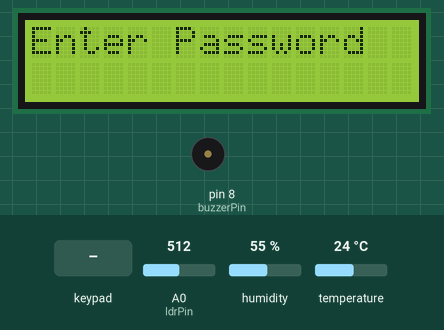
This sketch was run on a simulated Arduino Uno, built with avr-gcc and run on an emulated ATmega328P. On the bench: 16×2 character LCD, buzzer (waves = sounding). The inputs (shaded band) are chosen by the test bench; at power-on: A0 (ldrPin) = 512, humidity 55 %, temperature 24 °C. EEPROM starts erased.

Above: at 1.2 s.
1.3 s: keypad keys * * * * # pressed 0.4 s apart
At 2.4 s:
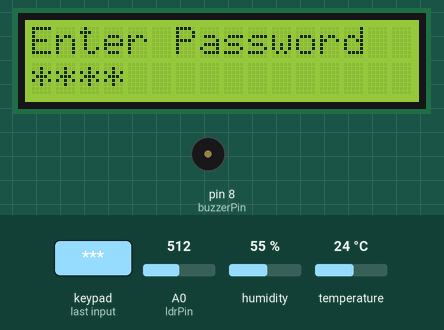
5.9 s: key '1' pressed
At 6.9 s:
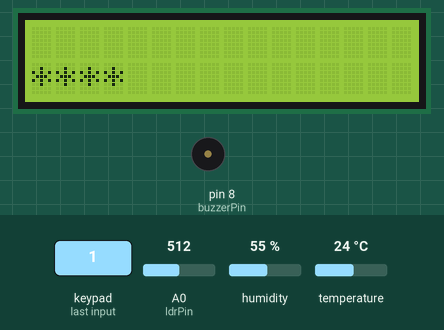
7.4 s: key '#' pressed
At 9.8 s:
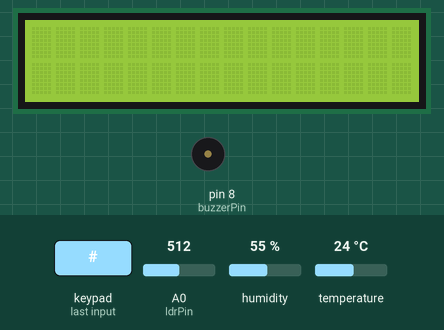
10.4 s: keypad keys 1 2 3 4 # pressed 0.4 s apart
At 13.5 s:
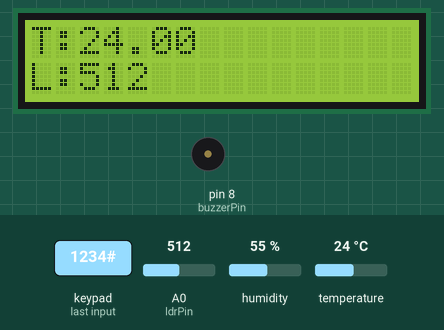
Timing chart, 0 to 15.0 s (numbered marks = the images above; inputs shaded):
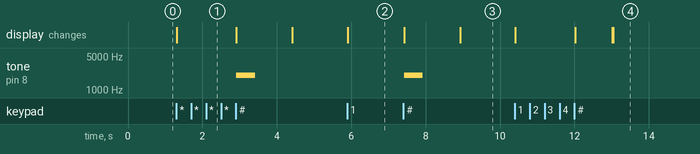

Measured:
- after the input at 1.3 s, tone on pin 8 (buzzerPin): silent → 2000 Hz after 1.6 s, → silent 0.50 s later; the display: changes at once (image 1)
- after the input at 5.9 s, the display: changes at once (image 2)
- after the input at 7.4 s, tone on pin 8 (buzzerPin): silent → 2000 Hz at once, → silent 0.50 s later; the display: first changes at once (image 3 shows a later state)
- after the input at 10.4 s, the display: first changes at once (image 4 shows a later state)

The sketch:

code.ino
```cpp
#include <Keypad.h>
#include <LiquidCrystal_I2C.h>
#include <DHT.h>
#include <EEPROM.h>
#define DHTPIN 4
#define DHTTYPE DHT22
#define ldrPin A0
#define ledPin 7
#define buzzerPin 8
DHT dht(DHTPIN, DHTTYPE);
LiquidCrystal_I2C lcd(0x27, 16, 2);
const byte ROWS = 4;
const byte COLS = 4;

char keys[ROWS][COLS] = {
  {'1','2','3','A'},
  {'4','5','6','B'},
  {'7','8','9','C'},
  {'*','0','#','D'}
};

byte rowPins[ROWS] = {9, 8, 7, 6};
byte colPins[COLS] = {5, 4, 3, 2};
Keypad keypad = Keypad(makeKeymap(keys), rowPins, colPins, ROWS, COLS);
String input = "";
String storedPassword = "";
bool loggedIn = false;

void setup() {
  lcd.init();
  lcd.backlight();
  dht.begin();
  pinMode(ledPin, OUTPUT);
  pinMode(buzzerPin, OUTPUT);

  for (int i = 0; i < 4; i++) {
    char c = EEPROM.read(i);
    if (c >= '0' && c <= '9') storedPassword += c;
  }

  if (storedPassword.length() != 4) {
    storedPassword = "1234";
    for (int i = 0; i < 4; i++) EEPROM.write(i, storedPassword[i]);
  }
  lcd.print("Enter Password");
}

void loop() {

  char key = keypad.getKey();

  if (!loggedIn) {
    if (key) {
      if (key == '#') {
        if (input == storedPassword) {
          loggedIn = true;
          lcd.clear();
          lcd.print("Access Granted");
          delay(1000);
        }
        else {
          lcd.clear();
          lcd.print("Wrong Password");
          tone(buzzerPin, 2000);
          delay(500);
          noTone(buzzerPin);
          delay(1000);
        }
        input = "";
        lcd.clear();
      }
      else {
        input += key;
        lcd.setCursor(0,1);
        lcd.print("****");
      }
    }
    return;
  }

  float temp = dht.readTemperature();
  int ldr = analogRead(ldrPin);
  lcd.setCursor(0,0);
  lcd.print("T:");
  lcd.print(temp);
  lcd.setCursor(0,1);
  lcd.print("L:");
  lcd.print(ldr);
  digitalWrite(ledPin, ldr < 500);

  if (temp > 32) {
    tone(buzzerPin, 2000);
  }
  else {
    noTone(buzzerPin);
  }
  delay(1000);
}
```
